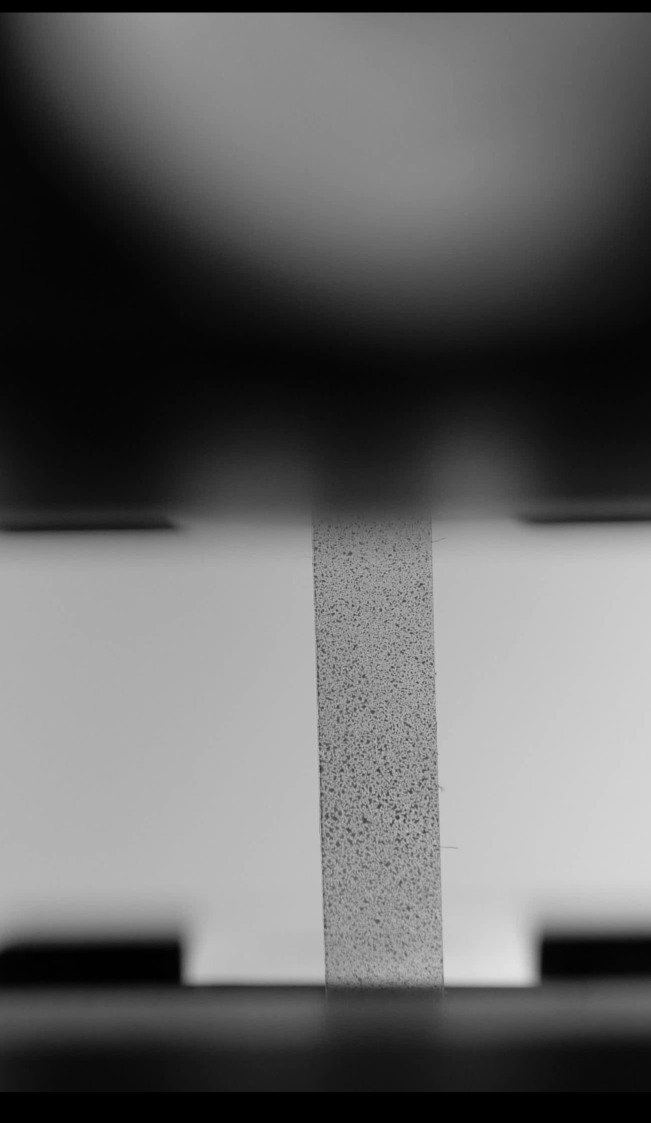
#> input picture Examples_Sample_data/Sample_B_4GUI/IMAGE-100002.tif, 1301 x 2246 px (shown at 1/2 size)
$ python IMGcrop_manual_GUI.py
#> lines starting #> are read from the running program, lines starting #| are printed output that depends on the picture
#> the answer given: Examples_Sample_data/Sample_B_4GUI
#> in get_roi_manually, img_first is the input picture: shape (2246, 1301, 3); min 0, max 225, mean 100
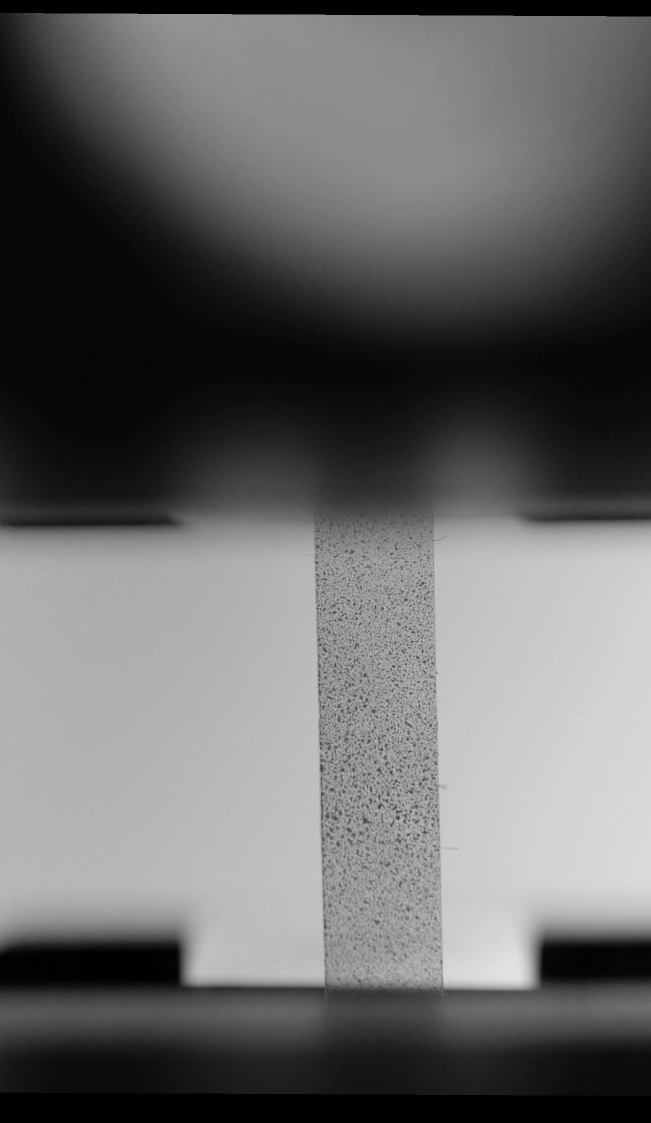
#> input picture Examples_Sample_data/Sample_B_4GUI/IMAGE-100033.tif, 1301 x 2246 px (shown at 1/2 size)
#> in get_roi_manually, img_last is the input picture: shape (2246, 1301, 3); min 0, max 226, mean 103.1
#!/usr/bin/env python3
# -*- coding: utf-8 -*-
"""
Revised on Mon Dec 01 2025

@author: yujiayi (Revised)
"""
# pip install opencv-python numpy
import cv2
import os
import numpy as np
import sys

# Supported extensions
VALID_EXTENSIONS = ('.jpg', '.jpeg', '.png', '.bmp', '.tif', '.tiff', '.gif')

# Global variables for mouse callback
drawing = False
ix, iy = -1, -1
fx, fy = -1, -1
roi_selected = False
scale_factor = 1.0
single_w = 0  # Width of a single image (scaled)

# [42 lines left out: function mouse_callback, not called in this run]

def resize_for_display(img_first, img_last, max_screen_width=1600):
    """
    Resizes images so the side-by-side view fits on a standard monitor.
    Returns the combined image and the scale factor used.
    """
#> called with max_screen_width = 1600
    h, w = img_first.shape[:2]
#> h = 2246; w = 1301
    combined_width_raw = w * 2
#> combined_width_raw = 2602

    scale = 1.0
    if combined_width_raw > max_screen_width:
        scale = max_screen_width / combined_width_raw
#> scale = 0.615

    new_w = int(w * scale)
#> new_w = 800
    new_h = int(h * scale)
#> new_h = 1381

    rs_first = cv2.resize(img_first, (new_w, new_h))
    rs_last = cv2.resize(img_last, (new_w, new_h))

    # Concatenate side by side
    combined = np.hstack((rs_first, rs_last))
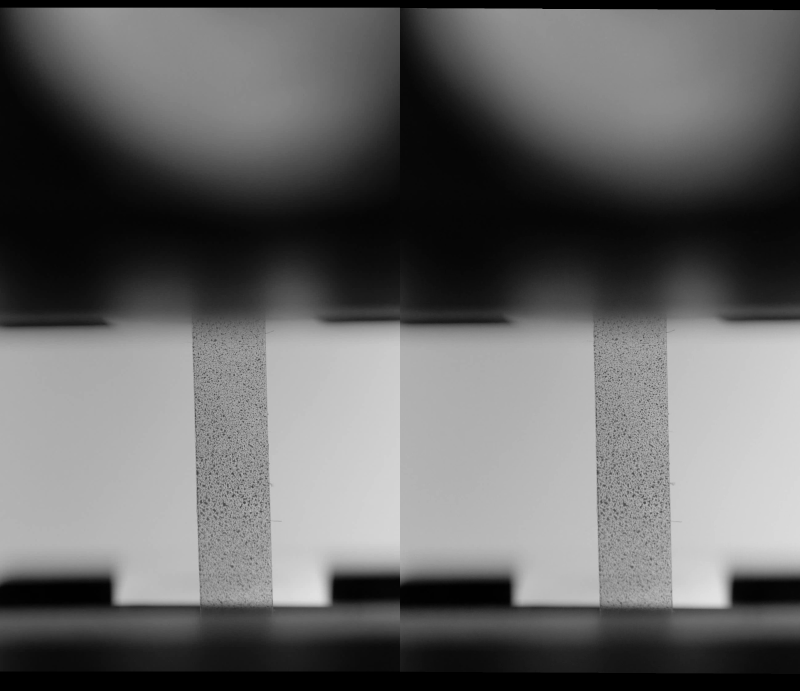
#> combined: shape (1381, 1600, 3) (shown at 1/2 size); min 0, max 226, mean 101.5

    return combined, scale, new_w

def get_roi_manually(image_paths):
    global scale_factor, single_w, roi_selected, ix, iy, fx, fy

    if len(image_paths) < 1:
        return None

    # Load First and Last images
    first_path = image_paths[0]
    last_path = image_paths[-1]

    img_first = cv2.imread(first_path)
    img_last = cv2.imread(last_path)

    if img_first is None or img_last is None:
        print("Error reading images.")
        return None

    # Resize for display
    combined_display, scale, w_scaled = resize_for_display(img_first, img_last)
#> scale = 0.615; w_scaled = 800
    scale_factor = scale
#> scale_factor = 0.615
    single_w = w_scaled
#> single_w = 800

    window_name = "Select ROI - Space/Enter to Confirm, 'c' to Clear"
    cv2.namedWindow(window_name)

    # Pass combined image to callback via dictionary
    params = {'img': combined_display, 'window_name': window_name}
    cv2.setMouseCallback(window_name, mouse_callback, params)

    cv2.imshow(window_name, combined_display)

    print("\n--- Controls ---")
    print("  [Mouse Drag] : Draw Box (Draw on left or right, it mirrors automatically)")
    print("  [Space/Entr]: Confirm Selection")
    print("  [     c     ]: Clear Selection")
    print("  [     q     ]: Quit")

    final_roi = None

    while True:
        key = cv2.waitKey(1) & 0xFF
#> (key q is pressed here)

        # Space (32) or Enter (13)
        if key == 32 or key == 13:
            if roi_selected:
                # Calculate coordinates in ORIGINAL resolution
                x1 = int(min(ix, fx) / scale_factor)
                y1 = int(min(iy, fy) / scale_factor)
                x2 = int(max(ix, fx) / scale_factor)
                y2 = int(max(iy, fy) / scale_factor)

                # Sanity check
                if x2 > x1 and y2 > y1:
                    final_roi = (x1, y1, x2, y2)
                    break
                else:
                    print("Invalid selection (width or height is 0). Try again.")
            else:
                print("Please draw a box first.")

        # 'c' to clear
        elif key == ord('c'):
            roi_selected = False
            cv2.imshow(window_name, combined_display)
            print("Selection cleared.")

        # 'q' to quit
        elif key == ord('q'):
            print("Operation cancelled by user.")
            break

    cv2.destroyAllWindows()
    return final_roi

def main():
    print("--- Manual Batch Cropper with GUI ---")

    # 1. Get Input Folder
    input_path = input("Enter path to image folder: ").strip()
    input_path = input_path.strip('"').strip("'")

    if not os.path.isdir(input_path):
        print("Error: Directory not found.")
        return

    # 2. Get Images
    image_files = sorted([f for f in os.listdir(input_path)
                          if f.lower().endswith(VALID_EXTENSIONS)])

    if not image_files:
        print("No images found.")
        return

    full_paths = [os.path.join(input_path, f) for f in image_files]

    # 3. Open GUI for Selection
    roi = get_roi_manually(full_paths)

    if roi is None:
        return

    x1, y1, x2, y2 = roi
    print(f"\nTarget Crop Region: x=[{x1}:{x2}], y=[{y1}:{y2}]")

    # 4. Setup Output Folder
    parent_dir = os.path.dirname(input_path.rstrip(os.sep))
    folder_name = os.path.basename(input_path.rstrip(os.sep))
    output_dir = os.path.join(parent_dir, f"{folder_name}_GUIcleaned")

    if not os.path.exists(output_dir):
        os.makedirs(output_dir)

    # 5. Process
    print(f"Processing {len(image_files)} images...")

    for i, filename in enumerate(image_files):
        print(f"\rSaving {i+1}/{len(image_files)}...", end="")

        img = cv2.imread(full_paths[i])
        if img is None: continue

        # Crop
        crop = img[y1:y2, x1:x2]

        # Save
        cv2.imwrite(os.path.join(output_dir, filename), crop)

    print(f"\nDone! Saved to: {output_dir}")

if __name__ == "__main__":
    main()
